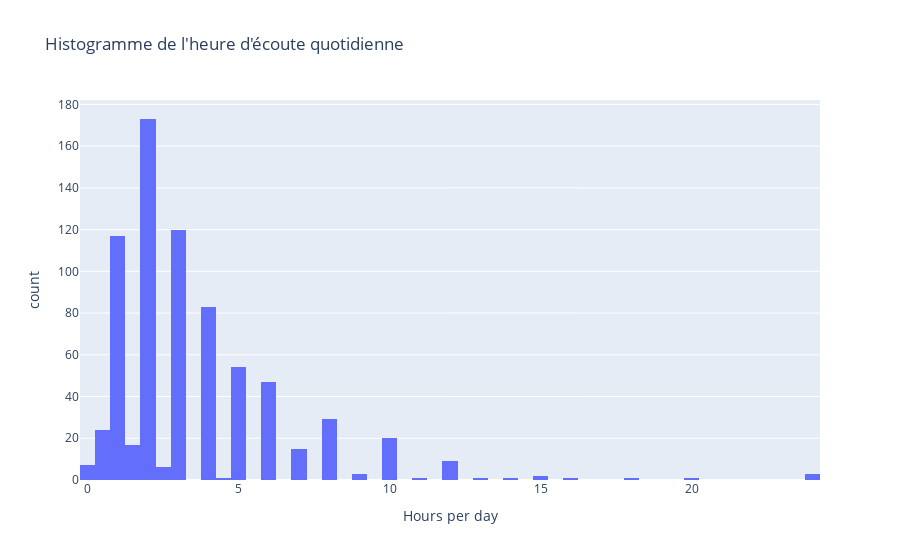

The cell this chart's notebook holds for it:
### Code cell
print("Histogramme de l'heures d'écoute par jours des participants : ")
fig = px.histogram(df, x='Hours per day', title="Histogramme de l'heure d'écoute quotidienne")
fig.show()

### Figure 1 — Plotly figure (JSON) as saved in the notebook; plotly's stock layout.template omitted (floating-point values rounded to 4 significant figures; data arrays with more than 128 entries replaced by an {"elided": "..."} marker saying what was removed)
{"data": [{"alignmentgroup": "True", "bingroup": "x", "hovertemplate": "Hours per day=%{x}<br>count=%{y}<extra></extra>", "legendgroup": "", "marker": {"color": "#636efa", "pattern": {"shape": ""}}, "name": "", "offsetgroup": "", "orientation": "v", "showlegend": false, "type": "histogram", "x": {"elided": "736 float values"}, "xaxis": "x", "yaxis": "y"}], "layout": {"barmode": "relative", "legend": {"tracegroupgap": 0}, "title": {"text": "Histogramme de l'heure d'écoute quotidienne"}, "xaxis": {"anchor": "y", "domain": [0, 1], "title": {"text": "Hours per day"}}, "yaxis": {"anchor": "x", "domain": [0, 1], "title": {"text": "count"}}}}
